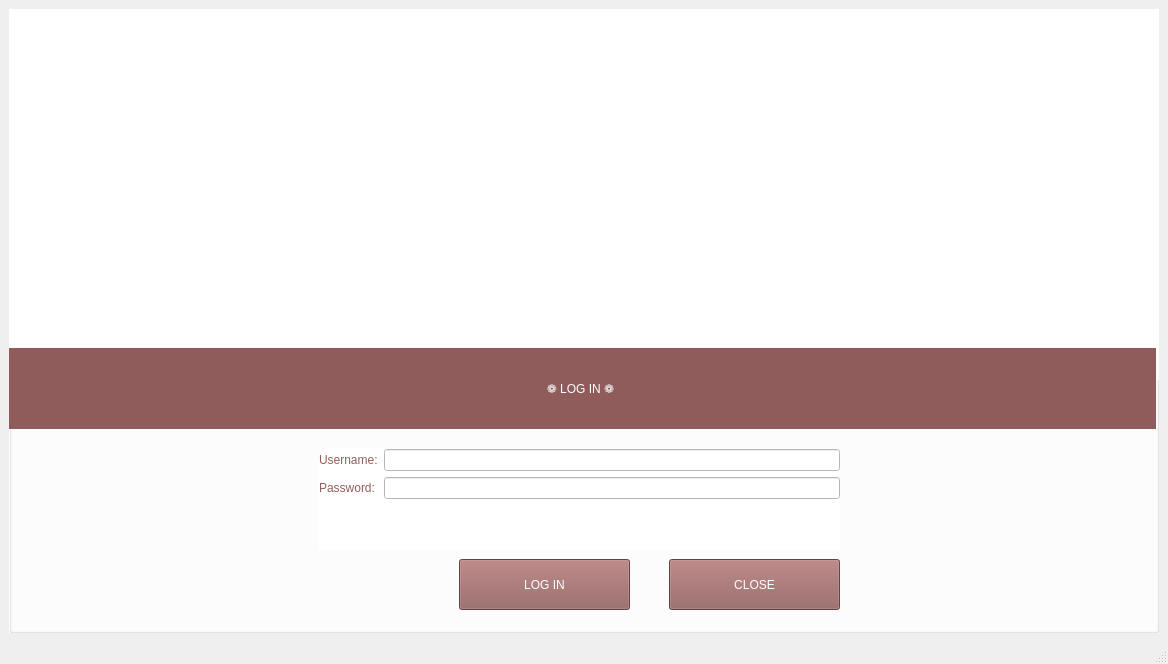
<?xml version="1.0" encoding="UTF-8"?>
<ui version="4.0">
 <class>MainWindow</class>
 <widget class="QMainWindow" name="MainWindow">
  <property name="geometry">
   <rect>
    <x>0</x>
    <y>0</y>
    <width>1168</width>
    <height>664</height>
   </rect>
  </property>
  <property name="windowTitle">
   <string>Login</string>
  </property>
  <property name="windowIcon">
   <iconset>
    <normaloff>../Images/LOGO.png</normaloff>../Images/LOGO.png</iconset>
  </property>
  <widget class="QWidget" name="centralwidget">
   <layout class="QGridLayout" name="gridLayout">
    <item row="0" column="0">
     <layout class="QVBoxLayout" name="verticalLayout">
      <item>
       <widget class="QGroupBox" name="groupBox">
        <property name="styleSheet">
         <string notr="true">font: 81 24pt &quot;Montserrat ExtraBold&quot;;
background-color: rgb(255, 255, 255);
color: rgb(147, 94, 93);</string>
        </property>
        <property name="title">
         <string/>
        </property>
        <widget class="QLabel" name="label">
         <property name="geometry">
          <rect>
           <x>-10</x>
           <y>0</y>
           <width>1161</width>
           <height>371</height>
          </rect>
         </property>
         <property name="text">
          <string/>
         </property>
         <property name="pixmap">
          <pixmap>../Images/background_welcome.png</pixmap>
         </property>
         <property name="scaledContents">
          <bool>true</bool>
         </property>
        </widget>
        <widget class="QLabel" name="label_2">
         <property name="geometry">
          <rect>
           <x>-4</x>
           <y>339</y>
           <width>1151</width>
           <height>81</height>
          </rect>
         </property>
         <property name="styleSheet">
          <string notr="true">background-color: rgb(144, 92, 91);
font: 81 36pt &quot;Montserrat ExtraBold&quot;;
color: rgb(255, 255, 255);</string>
         </property>
         <property name="text">
          <string>&lt;html&gt;&lt;head/&gt;&lt;body&gt;&lt;p align=&quot;center&quot;&gt;❁ LOG IN ❁&lt;/p&gt;&lt;/body&gt;&lt;/html&gt;</string>
         </property>
        </widget>
        <widget class="QWidget" name="formLayoutWidget">
         <property name="geometry">
          <rect>
           <x>310</x>
           <y>440</y>
           <width>521</width>
           <height>101</height>
          </rect>
         </property>
         <layout class="QFormLayout" name="formLayout_2">
          <item row="0" column="0">
           <widget class="QLabel" name="usernameLabel">
            <property name="styleSheet">
             <string notr="true">font: 81 18pt &quot;Montserrat ExtraBold&quot;;
background-color: rgb(255, 255, 255);
color: rgb(147, 94, 93);</string>
            </property>
            <property name="text">
             <string>Username:</string>
            </property>
           </widget>
          </item>
          <item row="0" column="1">
           <widget class="QLineEdit" name="lineEditUsername">
            <property name="styleSheet">
             <string notr="true">font: 81 18pt &quot;Montserrat ExtraBold&quot;;
background-color: rgb(255, 255, 255);
color: rgb(147, 94, 93);</string>
            </property>
           </widget>
          </item>
          <item row="1" column="0">
           <widget class="QLabel" name="passwordLabel">
            <property name="styleSheet">
             <string notr="true">font: 81 18pt &quot;Montserrat ExtraBold&quot;;
background-color: rgb(255, 255, 255);
color: rgb(147, 94, 93);</string>
            </property>
            <property name="text">
             <string>Password:</string>
            </property>
           </widget>
          </item>
          <item row="1" column="1">
           <widget class="QLineEdit" name="lineEditPassword">
            <property name="styleSheet">
             <string notr="true">font: 81 18pt &quot;Montserrat ExtraBold&quot;;
background-color: rgb(255, 255, 255);
color: rgb(147, 94, 93);</string>
            </property>
            <property name="echoMode">
             <enum>QLineEdit::Password</enum>
            </property>
           </widget>
          </item>
         </layout>
        </widget>
        <widget class="QPushButton" name="pushButtonLogIn">
         <property name="geometry">
          <rect>
           <x>450</x>
           <y>550</y>
           <width>171</width>
           <height>51</height>
          </rect>
         </property>
         <property name="styleSheet">
          <string notr="true">background-color: rgb(144, 92, 91);
font: 81 18pt &quot;Montserrat ExtraBold&quot;;
color: rgb(255, 255, 255);</string>
         </property>
         <property name="text">
          <string>LOG IN</string>
         </property>
        </widget>
        <widget class="QPushButton" name="pushButtonClose">
         <property name="geometry">
          <rect>
           <x>660</x>
           <y>550</y>
           <width>171</width>
           <height>51</height>
          </rect>
         </property>
         <property name="styleSheet">
          <string notr="true">background-color: rgb(144, 92, 91);
font: 81 18pt &quot;Montserrat ExtraBold&quot;;
color: rgb(255, 255, 255);</string>
         </property>
         <property name="text">
          <string>CLOSE</string>
         </property>
        </widget>
       </widget>
      </item>
     </layout>
    </item>
   </layout>
  </widget>
  <widget class="QMenuBar" name="menubar">
   <property name="geometry">
    <rect>
     <x>0</x>
     <y>0</y>
     <width>1168</width>
     <height>21</height>
    </rect>
   </property>
  </widget>
  <widget class="QStatusBar" name="statusbar"/>
 </widget>
 <resources/>
 <connections>
  <connection>
   <sender>pushButtonClose</sender>
   <signal>clicked()</signal>
   <receiver>MainWindow</receiver>
   <slot>close()</slot>
   <hints>
    <hint type="sourcelabel">
     <x>755</x>
     <y>606</y>
    </hint>
    <hint type="destinationlabel">
     <x>583</x>
     <y>380</y>
    </hint>
   </hints>
  </connection>
 </connections>
</ui>
